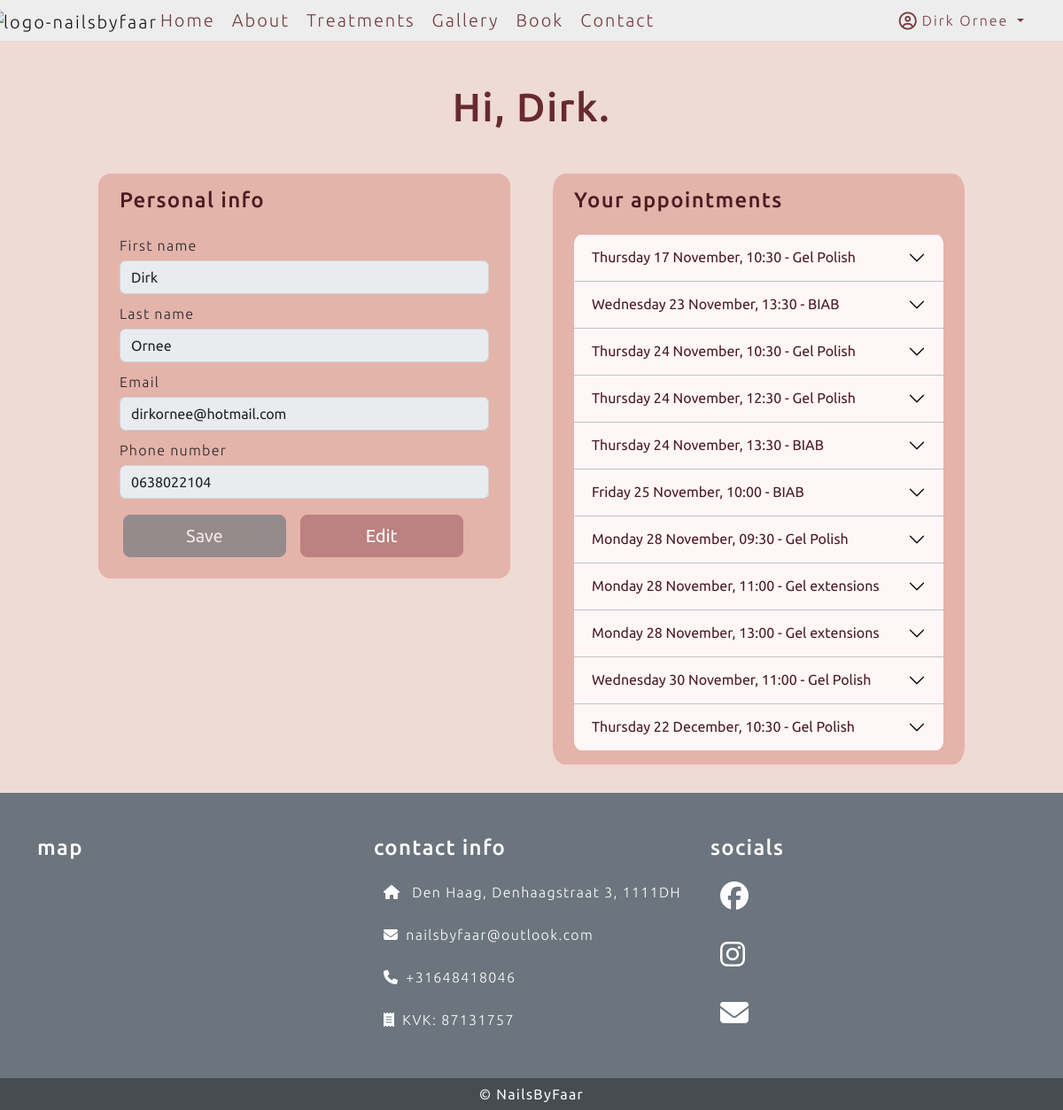
Page /user/dashboard (signed in) on the earlier database version.
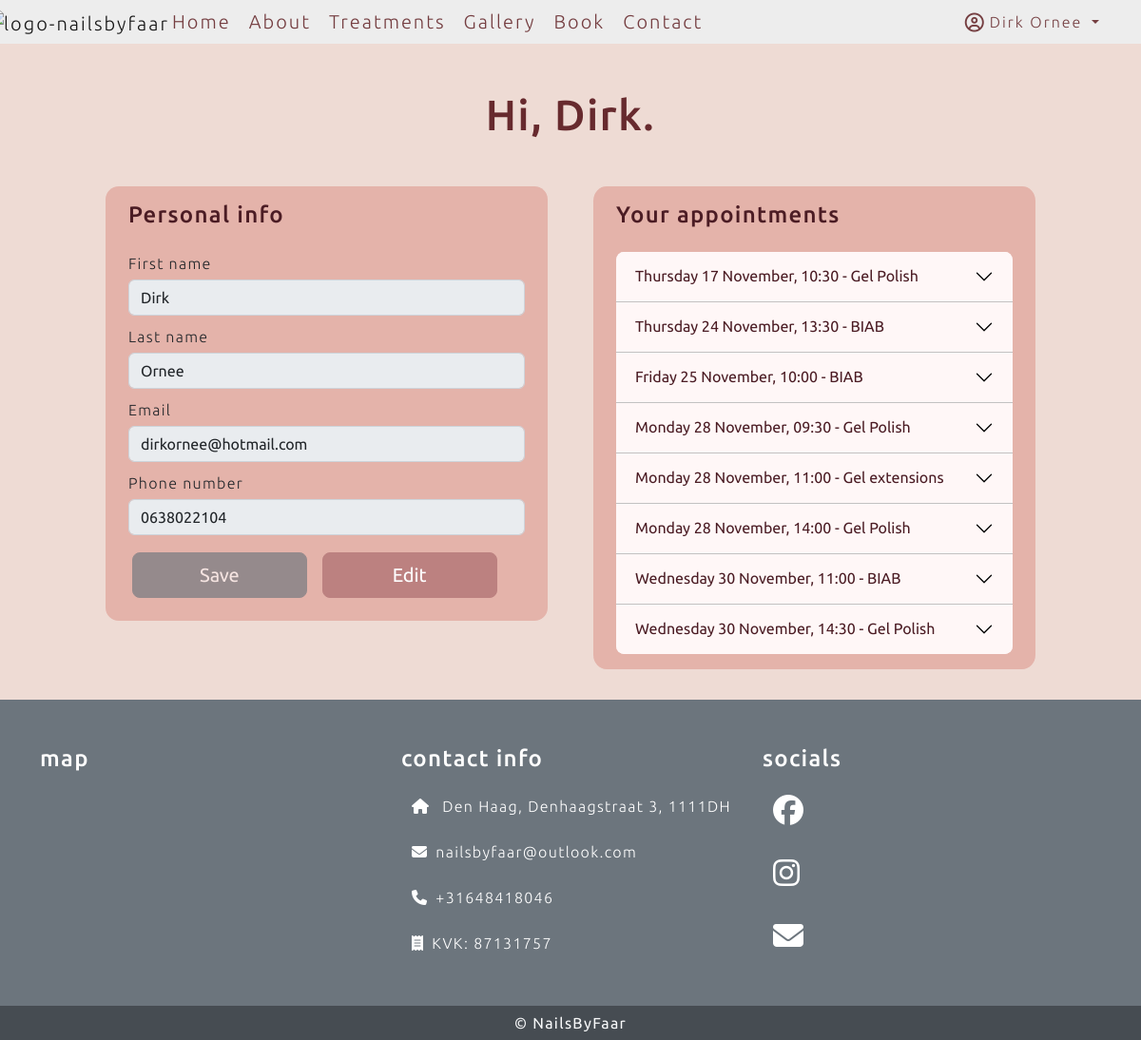
Same page on the later database version.
### salon/models.py (models this page shows, shortened)
class Appointment(models.Model):
    user = models.ForeignKey(User, related_name="user", on_delete=models.PROTECT, null=True, blank=True)
    email = models.EmailField(max_length=254, blank=True, null=True)
    first_name = models.CharField(max_length=254, null=True, blank=True)
    last_name = models.CharField(max_length=254, null=True, blank=True)
    phone_number = models.CharField(max_length=16, null=True, blank=True)
    treatment_name = models.ForeignKey(Treatment, related_name="treatment_name", on_delete=models.PROTECT, null=True)
    date_time = models.DateTimeField()

class Treatment(models.Model):
    appointment_type = models.CharField(max_length=150)
    title = models.CharField(max_length=150, unique=True)
    description = models.TextField()
    short_description = models.CharField(max_length=225)
    image = CloudinaryField('image', default='placeholder')
    price = models.DecimalField(max_digits=10, decimal_places=2)
    duration = models.DecimalField(max_digits=3, decimal_places=0)
    display = models.BooleanField(default=False)
    active = models.BooleanField(default=False)

### users/views.py (the view, shortened to what this page needs)
# urls.py: path('dashboard', views.Dashboard.as_view(), name="dashboard"),
class Dashboard(View):
    def get(self, request):
        user_dict = {}
        if request.user.is_authenticated:
            user_dict = {'email': request.user.email, 'first_name': request.user.first_name, 'last_name': request.user.last_name, 'phone_number': request.user.phone_number}
        else:
           return HttpResponseRedirect(reverse("account_login"))
        user_form = EditUserForm(initial=user_dict)
        yesterday = datetime.today() - timedelta(days=1)
        appointmentQueryset1 = Appointment.objects.filter(date_time__gt=yesterday).filter(user__email=request.user.email).order_by("date_time").values()
        appointmentQueryset2 = Appointment.objects.filter(date_time__gt=yesterday).filter(email=request.user.email).order_by("date_time").values()
        appointmentQueryset = list(appointmentQueryset1 | appointmentQueryset2)
        for dict in appointmentQueryset:
            date = dict["date_time"]
            check_date = datetime.now() + timedelta(days=2)
            if date <= check_date:
                dict["not_cancellable"] = True
                print("don't cancel me")
            dict["date_time_short"] = dict["date_time"].strftime("%A %d %B, %H:%M")
            dict["date_time"] = dict["date_time"].strftime("%A %d %B %Y, %H:%M")
            dict["duration"] = int(Treatment.objects.get(id=dict['treatment_name_id']).duration)
            dict["treatment_name"] = Treatment.objects.get(id=dict['treatment_name_id']).title
        context = {"user_form": user_form, "appointments": appointmentQueryset}
        return render(request, "user-dashboard.html", context=context)

### users/forms.py
class EditUserForm(forms.ModelForm):
    def __init__(self, *args, **kwargs):
        super(EditUserForm, self).__init__(*args, **kwargs)
        for fieldname, field in self.fields.items():
            field.widget.attrs.update({
            'class': 'custom-form-field'
        })
    class Meta:
        model = User
        fields = ('first_name', 'last_name', 'email', 'phone_number')

### templates/user-dashboard.html (shortened to what this page needs)
{% extends "base.html" %}
{% load static %}
{% load crispy_forms_tags %}
{% block content %}
<div class="container mt-md-5 my-2">
    <div class="row mx-auto w-100 justify-content-center">
        <div class="text-center mb-3">
            <h2>Hi, {{ request.user.first_name}}.</h2>
        </div>
        <div class="col-md-5 m-4 py-3 px-md-4 h-100 user-data-box">
            <h4>Personal info</h4>
            <form method="POST" class="mt-4" id="user-data-form">
                {{ user_form | crispy }}
                <div class="row">
                    <button type="submit" class="btn btn-secondary btn-card btn-lg col-5 disabled my-2 ms-3"
                        id="save-user-data">Save</button>
                    <button type="button" onClick="editUserData()"
                        class="btn btn-secondary btn-card btn-lg col-5 my-2 ms-3" id="edit-user-data">Edit</button>
                </div>
            </form>
        </div>
        <div class="col-md-5 m-4 py-3 px-md-4 user-data-box">
            <h4>Your appointments</h4>
            <div class="mt-4 accordion accordion-flush" id="accordionFlushAppointment">
                {% for appointment in appointments %}
                <div class="accordion-item">
                    <h5 class="accordion-header" id="flush-heading-{{ forloop.counter }}">
                        <button class="accordion-button collapsed" type="button" data-bs-toggle="collapse"
                            data-bs-target="#flush-collapse-{{ forloop.counter }}" aria-expanded="false"
                            aria-controls="flush-collapse-{{ forloop.counter }}">
                            {{ appointment.date_time_short }} - {{ appointment.treatment_name }}
                        </button>
                    </h5>
                </div>
                {% endfor %}
            </div>
        </div>
    </div>
    {% endblock %}

Differences in the rows shown:
removed Appointment: date_time_short "Monday 28 November, 13:00", treatment_name "Gel extensions"
removed Appointment: date_time_short "Wednesday 30 November, 11:00", treatment_name "Gel Polish"
removed Appointment: date_time_short "Thursday 22 December, 10:30", treatment_name "Gel Polish"
changed Appointment (number 6 of 8 on the later page): date_time_short "Thursday 24 November, 12:30" → "Monday 28 November, 14:00"; moves down the list
changed Appointment (number 7 of 8 on the later page): date_time_short "Wednesday 23 November, 13:30" → "Wednesday 30 November, 11:00"; moves down the list
changed Appointment (number 8 of 8 on the later page): date_time_short "Thursday 24 November, 10:30" → "Wednesday 30 November, 14:30"; moves down the list
